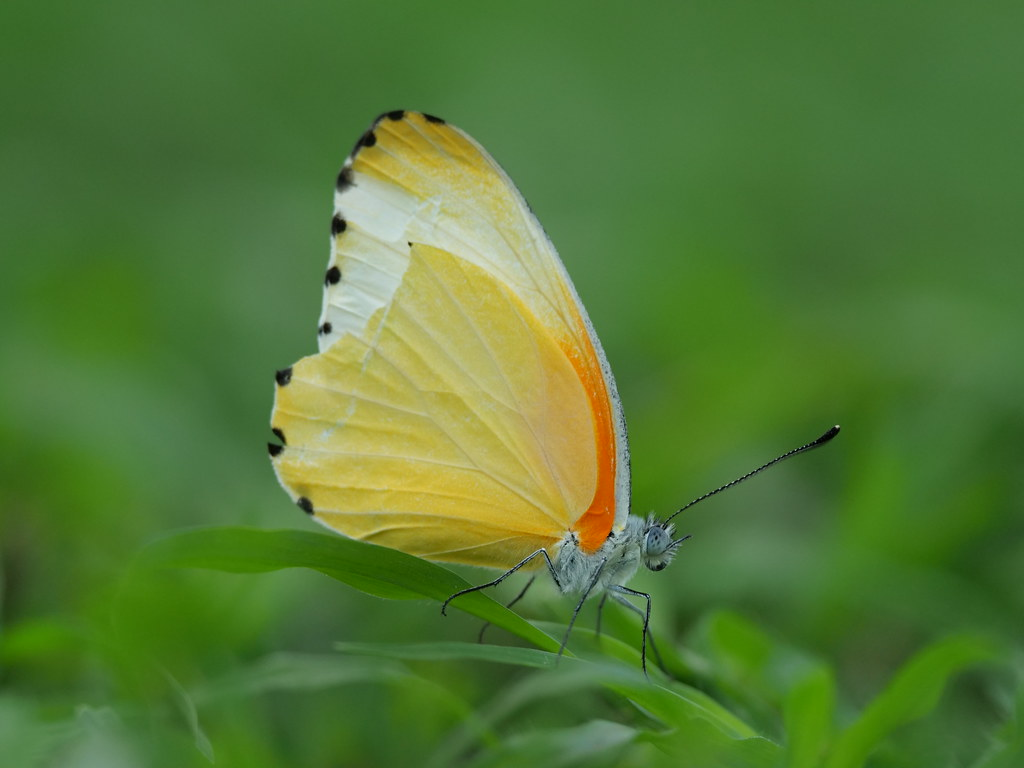
#> input picture day19/Image/butterfly.jpg, 1024 x 768 px
$ python myopen01.py
#> lines starting #> are read from the running program, lines starting #| are printed output that depends on the picture
import cv2

image = cv2.imread("Image/butterfly.jpg", cv2.COLOR_BGR2GRAY)
#> image is the input picture: shape (768, 1024, 3); mean B, G, R 54.2, 121.4, 84.1
image = cv2.cvtColor(image, cv2.COLOR_BGR2GRAY)
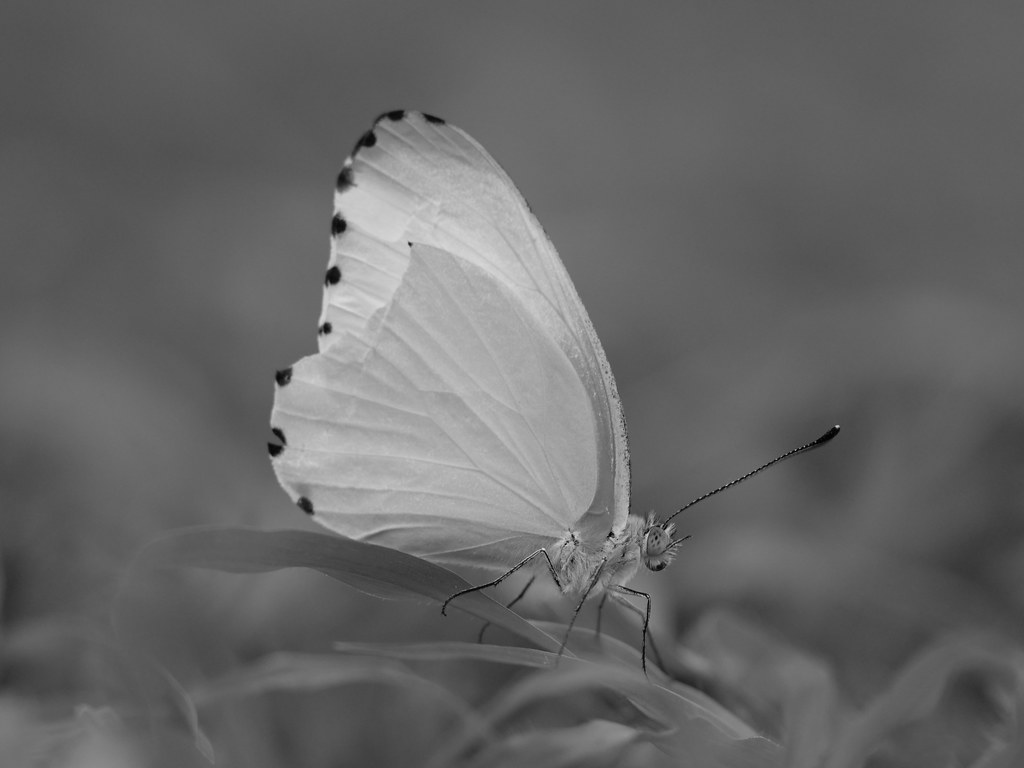
#> image: shape (768, 1024); min 0, max 224, mean 102.6


cv2.imshow("butterfly", image)

cv2.waitKey(0)
cv2.destroyAllWindows()
